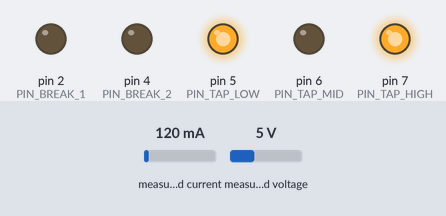
Recording of a sketch running on a simulated Arduino Mega 2560, built with avr-gcc and run on an emulated ATmega2560. On the bench: output pins drawn as LEDs (lit = HIGH). The inputs (shaded band) are chosen by the test bench; at power-on: measured current 120 mA, measured voltage 5 V. What the sketch prints to the serial monitor is not drawn.

Above: at 1.2 s.
1.3 s: measured current set to 1927 mA
3.3 s: measured current set to 1989 mA
At 5.4 s:
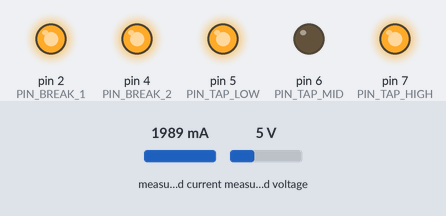
At 6.8 s:
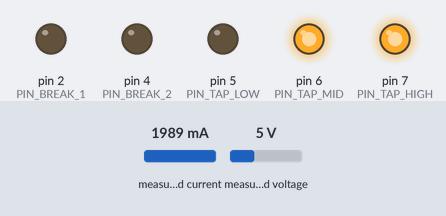
Timing chart, 0 to 8.3 s (numbered marks = the images above; inputs shaded):
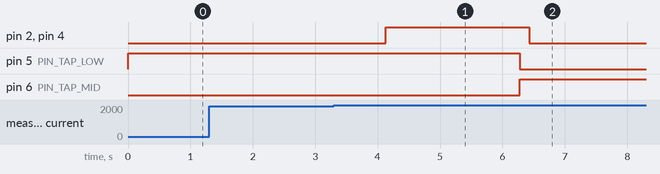

The sketch:

main.ino
```cpp
// =============================================================
// Automatic autotransformer tap changer — Arduino Mega
//
// AUTO mode: load-side voltage (PZEM on Serial3) drives tap selection
// through TapController's hysteresis + confirm-timer state machine.
//
// TEST mode: raw relay control and manual tap requests over serial,
// for bench verification of relays and both PZEM sensors before
// trusting the system to run unattended.
//
// See SerialProtocol.h for the full command/status wire format used
// by the future Kotlin Multiplatform UI.
// =============================================================

#include "Config.h"
#include "RelayBank.h"
#include "PZEMManager.h"
#include "TapController.h"
#include "SerialProtocol.h"

RelayBank relays;
PZEMManager pzem;
TapController tapController;
SerialProtocol protocol;

void setup() {
    Serial.begin(SERIAL_BAUD);

    relays.begin();
    pzem.begin();
    tapController.begin(relays);
    protocol.begin(relays, pzem, tapController);
}

void loop() {
    pzem.update();
    // Protection: automatic breaker trip on primary overcurrent or overvoltage.
    const PZEMReading &g = pzem.grid();
    // Only evaluate when we have a valid grid reading.
    if (g.valid) {
        // Overvoltage: trip if grid voltage strictly exceeds 230V.
        if (g.voltage > 230.0f && protocol.fault() == SerialProtocol::FaultState::NONE) {
            relays.setBreakers(false);
            protocol.setFault(SerialProtocol::FaultState::OVERVOLTAGE);
        }

        // Overcurrent: compute rated current from 300W and apply 1.5x margin.
        if (g.voltage > 0.0f && protocol.fault() == SerialProtocol::FaultState::NONE) {
            float ratedI = 300.0f / g.voltage;
            float thr = ratedI * 1.5f;
            if (g.current > thr) {
                relays.setBreakers(false);
                protocol.setFault(SerialProtocol::FaultState::OVERCURRENT);
            }
        }
    }
    tapController.update(pzem.load().voltage, protocol.mode());
    protocol.update();
}
```

PZEMManager.cpp
```cpp
#include "PZEMManager.h"

void PZEMManager::begin() {
    PZEM_GRID_SERIAL.begin(PZEM_BAUD);
    PZEM_LOAD_SERIAL.begin(PZEM_BAUD);
}

PZEMReading PZEMManager::readSensor(PZEM004Tv30 &pzem) {
    PZEMReading r;
    r.voltage = pzem.voltage();

    // A NaN voltage means the Modbus read failed — don't trust any of
    // the other fields from this cycle.
    if (isnan(r.voltage)) {
        r.valid = false;
        return r;
    }

    r.current     = pzem.current();
    r.power       = pzem.power();
    r.energy      = pzem.energy();
    r.frequency   = pzem.frequency();
    r.powerFactor = pzem.pf();
    r.valid = true;
    return r;
}

void PZEMManager::update() {
    unsigned long now = millis();
    if (now - lastReadMs_ < PZEM_READ_INTERVAL_MS) return;
    lastReadMs_ = now;

    gridReading_ = readSensor(pzemGrid_);
    loadReading_ = readSensor(pzemLoad_);
}
```

PZEMManager.h
```cpp
#pragma once
#include <PZEM004Tv30.h>
#include "Config.h"

struct PZEMReading {
    float voltage = NAN;
    float current = NAN;
    float power = NAN;
    float energy = NAN;
    float frequency = NAN;
    float powerFactor = NAN;
    bool valid = false;
};

// Wraps the two PZEM-004T sensors and caches the last reading of each,
// refreshed no more often than PZEM_READ_INTERVAL_MS so the control loop
// never blocks waiting on the Modbus round trip.
class PZEMManager {
public:
    void begin();
    void update(); // call every loop(); internally rate-limited

    const PZEMReading& grid() const { return gridReading_; }
    const PZEMReading& load() const { return loadReading_; }

private:
    static PZEMReading readSensor(PZEM004Tv30 &pzem);

    PZEM004Tv30 pzemGrid_{PZEM_GRID_SERIAL};
    PZEM004Tv30 pzemLoad_{PZEM_LOAD_SERIAL};

    PZEMReading gridReading_;
    PZEMReading loadReading_;
    unsigned long lastReadMs_ = 0;
};
```

RelayBank.cpp
```cpp
#include "RelayBank.h"

const uint8_t RelayBank::pins_[RAW_RELAY_COUNT] = {
    PIN_BREAK_1, PIN_BREAK_2, PIN_TAP_LOW, PIN_TAP_MID, PIN_TAP_HIGH
};

void RelayBank::begin() {
    for (uint8_t i = 0; i < RAW_RELAY_COUNT; i++) {
        pinMode(pins_[i], OUTPUT);
    }
    // Start fully de-energized: breakers open, no tap selected, until
    // the caller explicitly sets a startup tap and closes the breakers.
    for (uint8_t i = 0; i < RAW_RELAY_COUNT; i++) {
        writeRelay(pins_[i], false);
        rawState_[i] = false;
    }
    breakersClosed_ = false;
}

void RelayBank::writeRelay(uint8_t pin, bool energized) {
    bool level = RELAY_ACTIVE_LOW ? !energized : energized;
    digitalWrite(pin, level ? HIGH : LOW);
}

uint8_t RelayBank::pinForTap(Tap tap) const {
    switch (tap) {
        case Tap::LOW_90V:  return PIN_TAP_LOW;
        case Tap::MID_110V: return PIN_TAP_MID;
        case Tap::HIGH_127V: return PIN_TAP_HIGH;
    }
    return PIN_TAP_MID; // unreachable, keeps compiler quiet
}

void RelayBank::setBreakers(bool closed) {
    writeRelay(PIN_BREAK_1, closed);
    writeRelay(PIN_BREAK_2, closed);
    rawState_[0] = closed;
    rawState_[1] = closed;
    breakersClosed_ = closed;
}

void RelayBank::setTap(Tap tap) {
    writeRelay(PIN_TAP_LOW,  tap == Tap::LOW_90V);
    writeRelay(PIN_TAP_MID,  tap == Tap::MID_110V);
    writeRelay(PIN_TAP_HIGH, tap == Tap::HIGH_127V);
    rawState_[2] = (tap == Tap::LOW_90V);
    rawState_[3] = (tap == Tap::MID_110V);
    rawState_[4] = (tap == Tap::HIGH_127V);
    currentTap_ = tap;
}

void RelayBank::setRelayRaw(uint8_t index, bool energized) {
    if (index >= RAW_RELAY_COUNT) return;
    writeRelay(pins_[index], energized);
    rawState_[index] = energized;

    // Keep the logical view consistent so STATUS reporting doesn't lie
    // after a raw TEST-mode poke.
    if (index == 0 || index == 1) {
        breakersClosed_ = rawState_[0] && rawState_[1];
    } else if (energized) {
        currentTap_ = static_cast<Tap>(index - 2);
    }
}

bool RelayBank::getRelayRaw(uint8_t index) const {
    if (index >= RAW_RELAY_COUNT) return false;
    return rawState_[index];
}
```

RelayBank.h
```cpp
#pragma once
#include <Arduino.h>
#include "Config.h"

// Low-level relay driver. Knows nothing about hysteresis, timing, or
// switching sequences — TapController owns that logic. RelayBank's only
// job is to guarantee the physical pin states match the requested
// logical states, correctly honoring active-low wiring.
class RelayBank {
public:
    void begin();

    // true = line connected through to the load, false = isolated/open.
    void setBreakers(bool closed);
    bool breakersClosed() const { return breakersClosed_; }

    // Energizes exactly one tap relay, de-energizes the other two.
    void setTap(Tap tap);
    Tap currentTap() const { return currentTap_; }

    // Direct single-relay control for TEST mode only — bypasses all
    // interlocking. Index 0-4 maps to BREAK1, BREAK2, TAP_LOW, TAP_MID,
    // TAP_HIGH in that order.
    static constexpr uint8_t RAW_RELAY_COUNT = 5;
    void setRelayRaw(uint8_t index, bool energized);
    bool getRelayRaw(uint8_t index) const;

private:
    void writeRelay(uint8_t pin, bool energized);
    uint8_t pinForTap(Tap tap) const;

    bool breakersClosed_ = false;
    Tap currentTap_ = STARTUP_TAP;
    bool rawState_[RAW_RELAY_COUNT] = {false, false, false, false, false};

    static const uint8_t pins_[RAW_RELAY_COUNT];
};
```

SerialProtocol.cpp
```cpp
#include "SerialProtocol.h"

static const char* faultName(SerialProtocol::FaultState f) {
    switch (f) {
        case SerialProtocol::FaultState::NONE: return "NONE";
        case SerialProtocol::FaultState::OVERCURRENT: return "OVERCURRENT";
        case SerialProtocol::FaultState::OVERVOLTAGE: return "OVERVOLTAGE";
    }
    return "UNKNOWN";
}

void SerialProtocol::begin(RelayBank &relays, PZEMManager &pzem, TapController &tap) {
    relays_ = &relays;
    pzem_ = &pzem;
    tap_ = &tap;
    lineLen_ = 0;
    lastStatusMs_ = millis();

    Serial.println(F("TapChanger ready. Commands: MODE?, MODE=AUTO|TEST, STATUS?, TAP=0|1|2, RELAY=idx,0|1, PZEM?"));
}

void SerialProtocol::update() {
    while (Serial.available()) {
        char c = Serial.read();

        if (c == '\n' || c == '\r') {
            if (lineLen_ > 0) {
                lineBuf_[lineLen_] = '\0';
                handleLine(lineBuf_);
                lineLen_ = 0;
            }
            continue;
        }

        if (lineLen_ < LINE_BUF_SIZE - 1) {
            lineBuf_[lineLen_++] = c;
        }
        // silently drop characters beyond buffer capacity rather than
        // overflow; the terminating newline still resets the buffer.
    }

    unsigned long now = millis();
    if (now - lastStatusMs_ >= STATUS_INTERVAL_MS) {
        lastStatusMs_ = now;
        printStatusLine();
    }
}

void SerialProtocol::handleLine(char *line) {
    // Strip any stray leading/trailing whitespace.
    while (*line == ' ') line++;

    if (strcmp(line, "MODE?") == 0) {
        Serial.print(F("MODE="));
        Serial.println(mode_ == ControllerMode::AUTO ? F("AUTO") : F("TEST"));
        return;
    }
    if (strncmp(line, "MODE=", 5) == 0) {
        cmdMode(line + 5);
        return;
    }
    if (strcmp(line, "STATUS?") == 0) {
        cmdStatusQuery();
        return;
    }
    if (strcmp(line, "RESTORE") == 0) {
        // Manual attempt to clear a latched fault and re-close breakers.
        // The actual safety checks are performed in cmdRestore().
        // Implemented below as cmdRestore to keep handleLine concise.
        // (We call cmdStatusQuery here to keep ordering similar.)
        // Fall through to command handler.
        // We'll handle it explicitly.
    }
    if (strncmp(line, "TAP=", 4) == 0) {
        cmdTap(line + 4);
        return;
    }
    if (strncmp(line, "RELAY=", 6) == 0) {
        cmdRelay(line + 6);
        return;
    }
    if (strcmp(line, "PZEM?") == 0) {
        cmdPzemQuery();
        return;
    }

    if (strcmp(line, "RESTORE") == 0) {
        // RESTORE handled here — try to clear fault and reclose breakers.
        // Delegate to a helper implemented below.
        // It needs access to relays_ and pzem_.
        // Implemented inline for minimal changes.
        const PZEMReading &g = pzem_->grid();
        if (fault_ == FaultState::OVERVOLTAGE) {
            if (!g.valid) {
                Serial.println(F("ERR cannot RESTORE: grid reading invalid"));
                return;
            }
            if (g.voltage < 230.0f) {
                relays_->setBreakers(true);
                clearFault();
                Serial.println(F("OK RESTORE"));
            } else {
                Serial.println(F("ERR cannot RESTORE: grid voltage >= 230V"));
            }
            return;
        } else if (fault_ == FaultState::OVERCURRENT) {
            if (!g.valid) {
                Serial.println(F("ERR cannot RESTORE: grid reading invalid"));
                return;
            }
            // Compute threshold same as protection logic in main
            if (g.voltage <= 0.0f) {
                Serial.println(F("ERR cannot RESTORE: invalid grid voltage"));
                return;
            }
            float ratedI = 300.0f / g.voltage;
            float thr = ratedI * 1.5f;
            if (g.current < thr) {
                relays_->setBreakers(true);
                clearFault();
                Serial.println(F("OK RESTORE"));
            } else {
                Serial.println(F("ERR cannot RESTORE: grid current still high"));
            }
            return;
        } else {
            Serial.println(F("ERR no active fault to RESTORE"));
            return;
        }
    }

    Serial.print(F("ERR unknown command: "));
    Serial.println(line);
}

void SerialProtocol::cmdMode(const char *arg) {
    if (strcmp(arg, "AUTO") == 0) {
        mode_ = ControllerMode::AUTO;
        Serial.println(F("OK MODE=AUTO"));
    } else if (strcmp(arg, "TEST") == 0) {
        mode_ = ControllerMode::TEST;
        Serial.println(F("OK MODE=TEST"));
    } else {
        Serial.println(F("ERR MODE must be AUTO or TEST"));
    }
}

void SerialProtocol::cmdTap(const char *arg) {
    if (mode_ != ControllerMode::TEST) {
        Serial.println(F("ERR TAP= only allowed in MODE=TEST"));
        return;
    }

    int idx = atoi(arg);
    if (idx < 0 || idx > 2) {
        Serial.println(F("ERR TAP must be 0, 1, or 2"));
        return;
    }

    Tap requested = static_cast<Tap>(idx);
    if (tap_->requestTap(requested)) {
        Serial.print(F("OK TAP="));
        Serial.println(idx);
    } else {
        Serial.println(F("ERR tap change rejected (already active or switch in progress)"));
    }
}

void SerialProtocol::cmdRelay(const char *arg) {
    if (mode_ != ControllerMode::TEST) {
        Serial.println(F("ERR RELAY= only allowed in MODE=TEST"));
        return;
    }

    char argCopy[16];
    strncpy(argCopy, arg, sizeof(argCopy) - 1);
    argCopy[sizeof(argCopy) - 1] = '\0';

    char *commaPos = strchr(argCopy, ',');
    if (!commaPos) {
        Serial.println(F("ERR RELAY format is RELAY=idx,0|1"));
        return;
    }
    *commaPos = '\0';

    int idx = atoi(argCopy);
    int val = atoi(commaPos + 1);

    if (idx < 0 || idx >= RelayBank::RAW_RELAY_COUNT) {
        Serial.println(F("ERR RELAY index must be 0-4"));
        return;
    }

    relays_->setRelayRaw(static_cast<uint8_t>(idx), val != 0);
    Serial.print(F("OK RELAY="));
    Serial.print(idx);
    Serial.print(',');
    Serial.println(val != 0 ? 1 : 0);
}

void SerialProtocol::cmdStatusQuery() {
    printStatusLine();
}

void SerialProtocol::cmdPzemQuery() {
    const PZEMReading &g = pzem_->grid();
    const PZEMReading &l = pzem_->load();

    Serial.print(F("PZEM GRID V="));
    Serial.print(g.voltage);
    Serial.print(F(" I="));
    Serial.print(g.current);
    Serial.print(F(" P="));
    Serial.print(g.power);
    Serial.print(F(" E="));
    Serial.print(g.energy);
    Serial.print(F(" F="));
    Serial.print(g.frequency);
    Serial.print(F(" PF="));
    Serial.print(g.powerFactor);
    Serial.print(F(" VALID="));
    Serial.println(g.valid ? 1 : 0);

    Serial.print(F("PZEM LOAD V="));
    Serial.print(l.voltage);
    Serial.print(F(" I="));
    Serial.print(l.current);
    Serial.print(F(" P="));
    Serial.print(l.power);
    Serial.print(F(" E="));
    Serial.print(l.energy);
    Serial.print(F(" F="));
    Serial.print(l.frequency);
    Serial.print(F(" PF="));
    Serial.print(l.powerFactor);
    Serial.print(F(" VALID="));
    Serial.println(l.valid ? 1 : 0);

    Serial.print(F("FAULT_STATE="));
    Serial.println(faultName(fault_));
}

void SerialProtocol::printStatusLine() {
    const PZEMReading &g = pzem_->grid();
    const PZEMReading &l = pzem_->load();

    Serial.print(F("STATUS MODE="));
    Serial.print(mode_ == ControllerMode::AUTO ? F("AUTO") : F("TEST"));
    Serial.print(F(" TAP="));
    Serial.print(static_cast<uint8_t>(tap_->currentTap()));
    Serial.print(F(" SWITCHING="));
    Serial.print(tap_->switching() ? 1 : 0);
    Serial.print(F(" BREAKERS="));
    Serial.print(relays_->breakersClosed() ? 1 : 0);
    Serial.print(F(" GRID[V="));
    Serial.print(g.voltage);
    Serial.print(F(",I="));
    Serial.print(g.current);
    Serial.print(F(",P="));
    Serial.print(g.power);
    Serial.print(F(",PF="));
    Serial.print(g.powerFactor);
    Serial.print(F(",F="));
    Serial.print(g.frequency);
    Serial.print(F(",E="));
    Serial.print(g.energy);
    Serial.print(F("]"));

    Serial.print(F(" LOAD[V="));
    Serial.print(l.voltage);
    Serial.print(F(",I="));
    Serial.print(l.current);
    Serial.print(F(",P="));
    Serial.print(l.power);
    Serial.print(F(",PF="));
    Serial.print(l.powerFactor);
    Serial.print(F(",F="));
    Serial.print(l.frequency);
    Serial.print(F(",E="));
    Serial.print(l.energy);
    Serial.print(F("]"));
    Serial.print(F(" VALIDGRID="));
    Serial.print(g.valid ? 1 : 0);
    Serial.print(F(" VALIDLOAD="));
    Serial.println(l.valid ? 1 : 0);
    Serial.print(F(" FAULT_STATE="));
    Serial.println(faultName(fault_));
}
```

SerialProtocol.h
```cpp
#pragma once
#include <Arduino.h>
#include "Config.h"
#include "RelayBank.h"
#include "PZEMManager.h"
#include "TapController.h"

// -----------------------------------------------------------------------
// Wire protocol (host <-> device), line-based ASCII, newline-terminated.
// Designed to be trivial to parse from the future Kotlin Multiplatform UI
// without a JSON library on the Mega side.
//
// Host -> device commands:
//   MODE?                 -> reply MODE=AUTO or MODE=TEST
//   MODE=AUTO | MODE=TEST -> switch mode
//   STATUS?                -> single-line status dump (see below)
//   TAP=0|1|2              -> TEST mode only: request tap via the safe
//                              break-before-make sequence
//   RELAY=<idx>,<0|1>      -> TEST mode only: raw relay control,
//                              idx 0=BREAK1 1=BREAK2 2=TAP_LOW 3=TAP_MID 4=TAP_HIGH
//   PZEM?                   -> print grid + load readings
//
// Device -> host:
//   Unsolicited status line every STATUS_INTERVAL_MS, plus in response
//   to STATUS?:
//     STATUS MODE=<AUTO|TEST> TAP=<0|1|2> SWITCHING=<0|1> BREAKERS=<0|1>
//            VGRID=<f> IGRID=<f> VLOAD=<f> ILOAD=<f> VALIDGRID=<0|1> VALIDLOAD=<0|1>
//   Errors: ERR <reason>
//   Acks:   OK <echo of applied command>
// -----------------------------------------------------------------------
class SerialProtocol {
public:
    void begin(RelayBank &relays, PZEMManager &pzem, TapController &tap);

    // Call every loop(). Reads any pending serial input and emits the
    // periodic status broadcast.
    void update();

    ControllerMode mode() const { return mode_; }

    enum class FaultState : uint8_t { NONE = 0, OVERCURRENT = 1, OVERVOLTAGE = 2 };

    void setFault(FaultState f) { fault_ = f; }
    FaultState fault() const { return fault_; }
    void clearFault() { fault_ = FaultState::NONE; }

private:
    static constexpr uint8_t LINE_BUF_SIZE = 48;

    void handleLine(char *line);
    void cmdMode(const char *arg);
    void cmdTap(const char *arg);
    void cmdRelay(const char *arg);
    void cmdStatusQuery();
    void cmdPzemQuery();
    void printStatusLine();

    RelayBank *relays_ = nullptr;
    PZEMManager *pzem_ = nullptr;
    TapController *tap_ = nullptr;

    ControllerMode mode_ = ControllerMode::AUTO;

    char lineBuf_[LINE_BUF_SIZE];
    uint8_t lineLen_ = 0;

    unsigned long lastStatusMs_ = 0;
    FaultState fault_ = FaultState::NONE;
};
```

Source omitted: TapController.cpp (2924 bytes), TapController.h (1660 bytes), Config.h (3069 bytes)

Measured:
- the behaviour switches between 1956 and 1957 mA on measured current (found by bisection; images 0 and 1)
- after the input at 1.3 s, every drawn part: stays the same
